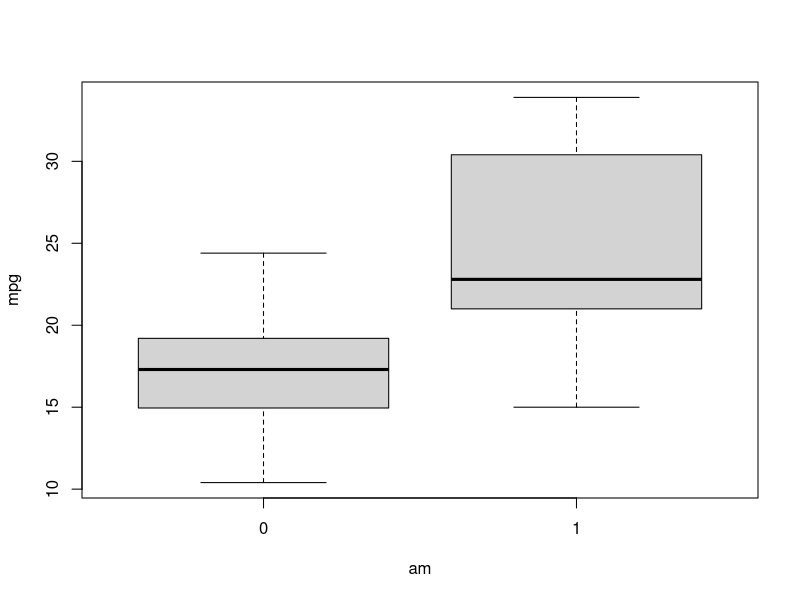

Here is the R script that generated this plot:
## ---- chunk 1
knitr::opts_chunk$set(echo = TRUE)
## ---- chunk 2
library(datasets)
data(mtcars)
head(mtcars)
library(ggplot2)
## ---- chunk 3
mtcars$cyl <- as.factor(mtcars$cyl)
mtcars$vs <- as.factor(mtcars$vs)
mtcars$am <- as.factor(mtcars$am)
mtcars$gear <- factor(mtcars$gear)
mtcars$carb<- factor(mtcars$carb)
str(mtcars)

## ---- chunk 4
boxplot(mpg~am, mtcars)
## ---- chunk 5

aggregate(mpg ~ am, data = mtcars, mean)

## ---- chunk 6
FitAM <- lm(mpg ~ am, data = mtcars)
summary(FitAM)

## ---- chunk 7
multiVarFit <- lm(mpg ~am+wt+hp+gear+carb, data = mtcars)
summary(multiVarFit)
## ---- chunk 8
anova(FitAM,multiVarFit)
## ---- chunk 9
t.test(mtcars$mpg~mtcars$am)

